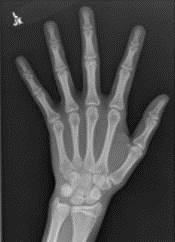
#> input picture graphs4mer/bone.png, 175 x 242 px
$ jupyter execute patches.ipynb
#> lines starting #> are read from the running program, lines starting #| are printed output that depends on the picture
[cell 1]
from PIL import Image
import matplotlib.pyplot as plt
import matplotlib.image as mpimg

[cell 2]
img = mpimg.imread('bone.png')
#> img is the input picture: shape (242, 175, 4) float32; mean R, G, B, A 0.277, 0.277, 0.277, 1

[cell 3]
lum_img = img[:, :, 0]
imgplt = plt.imshow(lum_img)
imgplt.set_cmap('nipy_spectral')

[cell 4]
# 打开图片
image = Image.open('bone.png')

# 获取图片的宽度和高度
width, height = image.size
#> width = 175; height = 242

# 计算每个等份的宽度和高度
piece_width = width // 3
#> piece_width = 58
piece_height = height // 3
#> piece_height = 80

# 切割图片
pieces = []
for i in range(3):
    for j in range(3):
        left = j * piece_width
        upper = i * piece_height
        right = left + piece_width
        lower = upper + piece_height
        piece = image.crop((left, upper, right, lower))
        pieces.append(piece)
#> after the loop, pieces = 9 items

# 保存切割后的图片
for index, piece in enumerate(pieces):
    piece.save(f'patches/path_{index}.png')
#> this loop made 9 passes
#> pass 1, `piece.save(f'patches/path_{index}.png')`:
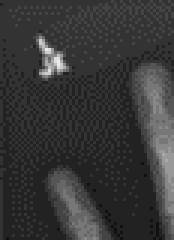
#> saved as path_0.png: PIL image 58x80 P (shown 3 times larger); mean R, G, B, A 55.4, 55.4, 55.4, 255
#> pass 2, `piece.save(f'patches/path_{index}.png')`:
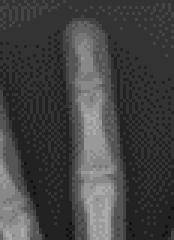
#> saved as path_1.png: PIL image 58x80 P (shown 3 times larger); mean R, G, B, A 67.1, 67.1, 67.1, 255
